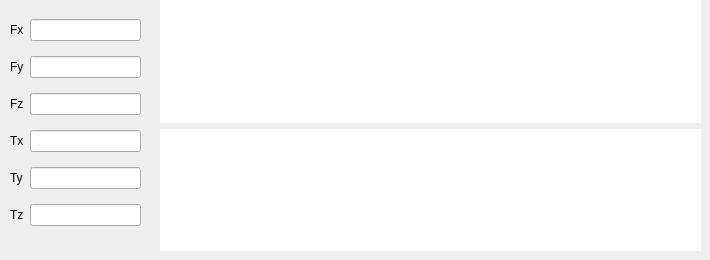
        <widget class="QWidget" name="page_9">
         <widget class="QWidget" name="layoutWidget_8">
          <property name="geometry">
           <rect>
            <x>10</x>
            <y>10</y>
            <width>131</width>
            <height>231</height>
           </rect>
          </property>
          <layout class="QGridLayout" name="gridLayout_15">
           <item row="0" column="0">
            <widget class="QLabel" name="label_101">
             <property name="text">
              <string>Fx</string>
             </property>
            </widget>
           </item>
           <item row="0" column="1">
            <widget class="QLineEdit" name="lineEdit_83"/>
           </item>
           <item row="1" column="0">
            <widget class="QLabel" name="label_107">
             <property name="text">
              <string>Fy</string>
             </property>
            </widget>
           </item>
           <item row="1" column="1">
            <widget class="QLineEdit" name="lineEdit_87"/>
           </item>
           <item row="2" column="0">
            <widget class="QLabel" name="label_100">
             <property name="text">
              <string>Fz</string>
             </property>
            </widget>
           </item>
           <item row="2" column="1">
            <widget class="QLineEdit" name="lineEdit_85"/>
           </item>
           <item row="3" column="0">
            <widget class="QLabel" name="label_104">
             <property name="text">
              <string>Tx</string>
             </property>
            </widget>
           </item>
           <item row="3" column="1">
            <widget class="QLineEdit" name="lineEdit_88"/>
           </item>
           <item row="4" column="0">
            <widget class="QLabel" name="label_106">
             <property name="text">
              <string>Ty</string>
             </property>
            </widget>
           </item>
           <item row="4" column="1">
            <widget class="QLineEdit" name="lineEdit_86"/>
           </item>
           <item row="5" column="0">
            <widget class="QLabel" name="label_102">
             <property name="text">
              <string>Tz</string>
             </property>
            </widget>
           </item>
           <item row="5" column="1">
            <widget class="QLineEdit" name="lineEdit_84"/>
           </item>
          </layout>
         </widget>
         <widget class="QWidget" name="layoutWidget_3">
          <property name="geometry">
           <rect>
            <x>160</x>
            <y>0</y>
            <width>541</width>
            <height>251</height>
           </rect>
          </property>
          <layout class="QGridLayout" name="gridLayout_32">
           <item row="0" column="0">
            <widget class="QWidget" name="widget_3" native="true">
             <property name="styleSheet">
              <string notr="true">   background-color: white;</string>
             </property>
            </widget>
           </item>
           <item row="1" column="0">
            <widget class="QWidget" name="widget_4" native="true">
             <property name="styleSheet">
              <string notr="true">   background-color: white;</string>
             </property>
            </widget>
           </item>
          </layout>
         </widget>
        </widget>
